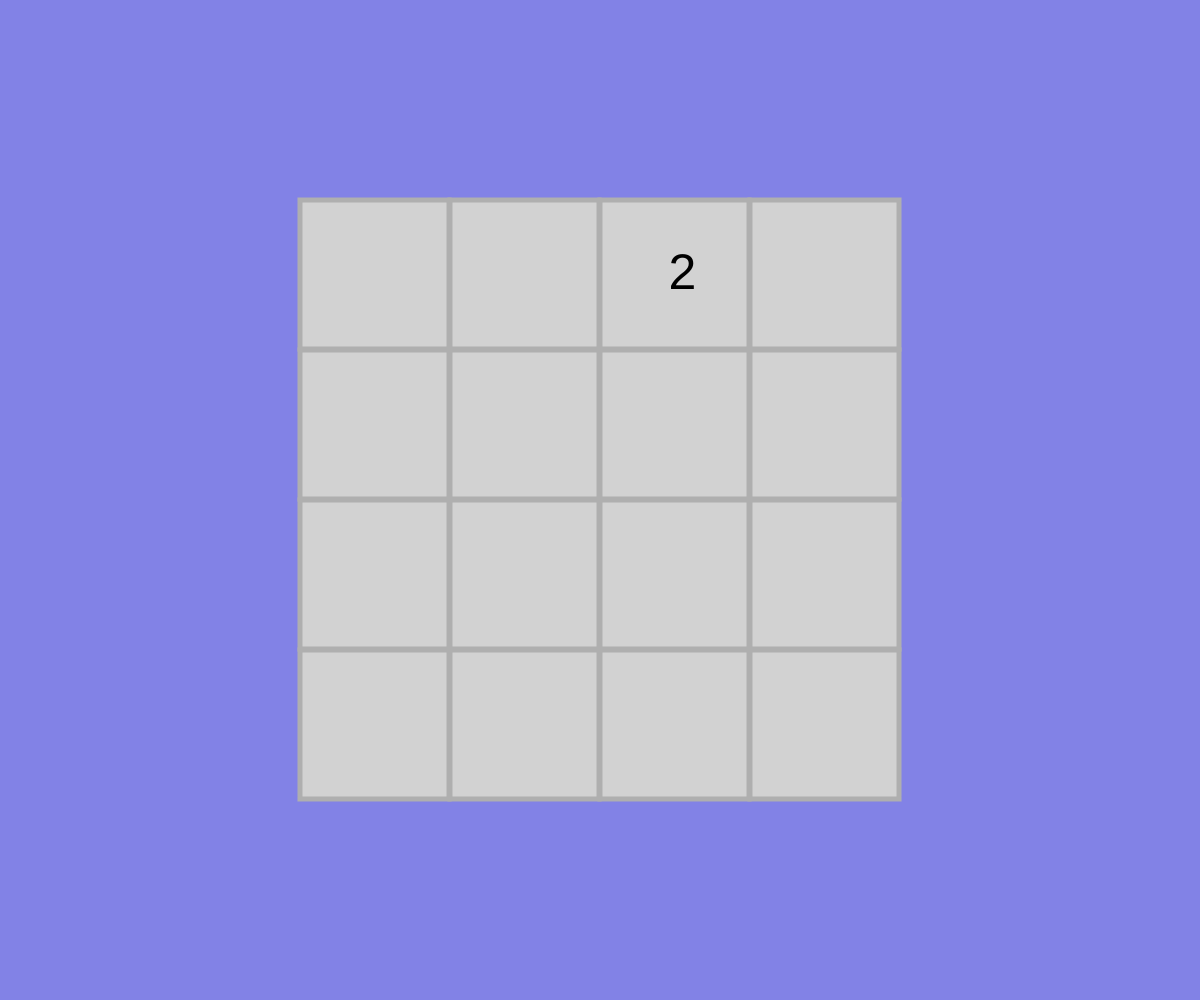
Frame 1 (no input)
Frame 60 (no input): identical to frame 1, image omitted
Frame 120 (the mouse pressed at the canvas centre since frame 60): identical to frame 1, image omitted

The p5.js sketch that drew this single still picture (run headless with seeded random() and noise() and a simulated clock; from frame 60 on, the mouse is pressed at the canvas centre):

// p5.js sketch
// ── sketch.js


let grid;
let cols;
let rows;
let resolution = 150;
let initial = 2;

function make2DArray(cols, rows) { //creates 2D array
  let arr = new Array(rows);
  for (let i = 0; i < arr.length; i++) {
    arr[i] = new Array(cols);
  }
  return arr;
}

function countEmpty() { //counts empty cells in array

	let counter = 0;

	for (let i = 0; i < cols; i++) {
    	for (let j = 0; j < rows; j++) {

    		if(grid[i][j] == null) {

    			counter += 1;

    		}	

		}
	}

	return empty = counter; 

}

function fillArray() { //test function

	for (let i = 0; i < cols; i++) {
    	for (let j = 0; j < rows; j++) {
  		
    	grid[i][j] = floor(random(10));

		}

	}

}

function starter() { //starts off with two of initial value

	for (let i = 0; i < rows; i++) {
    	for (let j = 0; j < cols; j++) {

    		grid[i][j] = null;	

    	}
    }	

	let a = floor(random(4));
	let b = floor(random(4));
	
	grid[a][b] = initial;

}

function newInitial() { //starts off with two of initial value

	let a = floor(random(4));
	let b = floor(random(4));
	
	if(grid[a][b] != null) {
		
		a = floor(random(4));
	 	b = floor(random(4));

	} else {

		grid[a][b] = initial;
	}

}

function drawGrid () {
	
	for (let i = 0; i < cols; i++) {
    	for (let j = 0; j < rows; j++) {
     		let x = (i * resolution) + (windowWidth / 2) - (resolution * (cols / 2));
     		let y = (j * resolution) + (windowHeight / 2) - (resolution * (rows / 2));
      
        	fill(210);
        	stroke(175);
        	strokeWeight(5);
        	rect(x, y, resolution - 1, resolution - 1);
    }
  } //draws grid

}

function drawValues() {

	for (let i = 0; i < cols; i++) {
    	for (let j = 0; j < rows; j++) {

    	let x = (i * resolution) + (windowWidth / 2) - (resolution * (cols / 2));
     	let y = (j * resolution) + (windowHeight / 2) - (resolution * (rows / 2));


     	fill(0);
     	stroke(0);
     	strokeWeight(0);
     	textSize(50);
     	textAlign(CENTER, CENTER);

     	if(grid[i][j] == null){

		} else {
			text(grid[i][j], x, y, resolution + 15, resolution)
		}
    	
    	

   		}
   	}	 //draws values from array

}

function movement(xMove, yMove) {

	print(xMove);
	print(yMove);
	let newX;
	let newY;

	for (let i = 0; i < rows; i++) {
    	for (let j = 0; j < cols; j++) {

    			if(xMove != 0) {

					while (i > 0 && i < cols - 1){

    					i = i + xMove;
    				}

    				newX = i;
    			
    			} else {

    				newX = i;

    			}

    			if(yMove != 0) {

					while (j > 0 && j < rows - 1){

    					j = j + yMove;
    				}

    				newY = i;
    			
    			} else {

    				newY= i;

    			}


    			grid[newX][newY] = grid[i][j];
    			grid[i][j] = null;

    	}
    }

 }	

function keyPressed() {

	let xMove;
	let yMove;

  	if (keyCode === DOWN_ARROW) {
    	xMove = 0;
    	yMove = 1;   
	}

	if (keyCode === UP_ARROW) {
    	xMove = 0;
    	yMove = -1;   
	}

	if (keyCode === RIGHT_ARROW) {
    	xMove = 1;
    	yMove = 0;   
	}

	if (keyCode === LEFT_ARROW) {
    	xMove = -1;
    	yMove = 0;

	}

	movement(xMove, yMove);

	//newInitial();

	return 0;	
}



function setup() {
  
  	createCanvas(windowWidth, windowHeight);
  	
  	cols = 4;
  	rows = 4;

 	grid = make2DArray(cols, rows);

 	starter()

 	empty = countEmpty();

 	print('Empty: ' + empty);
  
}

function draw() {
  	
  	background(130, 130, 230);

  	drawGrid();

  	drawValues();

}
